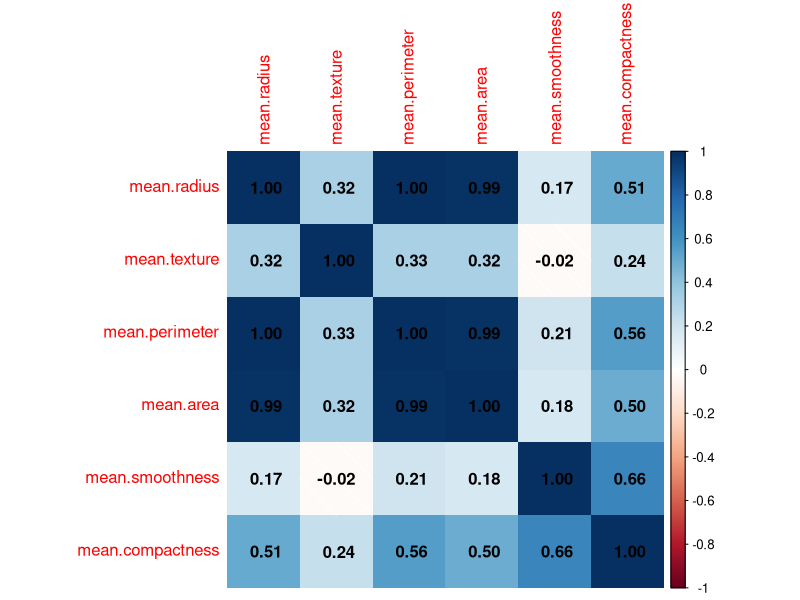

Write the R code that produced this figure.
## ---- chunk 1
r_data  <- read.csv("cancer_classification.csv")
dim(r_data)
colnames(r_data) 

## ---- chunk 2
filter_r_data  <- r_data[, c(1:6)]
length(filter_r_data)
dim(filter_r_data)

## ---- chunk 3

r_corr_matrix <-  cor(filter_r_data, method="pearson")
r_corr_matrix
## ---- chunk 4
library(corrplot)
corrplot(r_corr_matrix, method ="shade", addCoef.col=TRUE )

